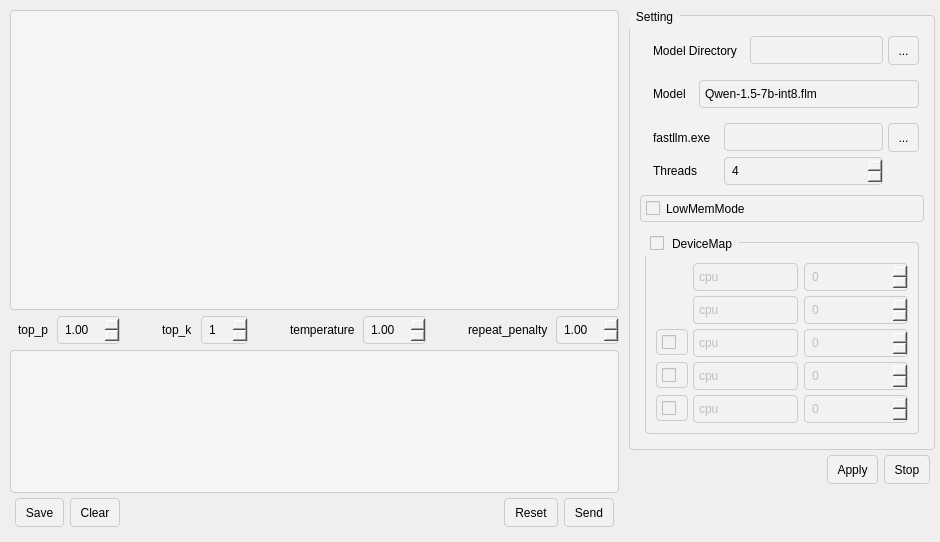
<?xml version="1.0" encoding="UTF-8"?>
<ui version="4.0">
 <class>QuiClass</class>
 <widget class="QWidget" name="QuiClass">
  <property name="geometry">
   <rect>
    <x>0</x>
    <y>0</y>
    <width>940</width>
    <height>542</height>
   </rect>
  </property>
  <property name="windowTitle">
   <string>Qui</string>
  </property>
  <property name="styleSheet">
   <string notr="true">QTextEdit
{
    background-color: #F5F5F5;
    color: #333333;
    border: 1px solid #CCCCCC;
    border-radius: 4px;
    padding: 4px;
}

QTextEdit:hover 
{
    background-color: #EDEDED;
}

QTextEdit:focus
{
    border: 1px solid #3399FF;
    outline: none;
}



QToolButton 
{
	font: 10pt &quot;Microsoft YaHei UI&quot;;
    background-color: #f2f2f2;
    border: 1px solid #cccccc;
    border-radius: 4px;
    padding: 5px;
}

QToolButton:hover 
{
    background-color: #e6e6e6;
}

QToolButton:pressed 
{
    background-color: #d9d9d9;
}

QGroupBox 
{
    border: 1px solid #cccccc;
    border-radius: 4px;
    margin-top: 10px;
}
QGroupBox:title 
{
    subcontrol-origin: margin;
    subcontrol-position: top left;
    padding: 5px;
    font-weight: bold;
}

QComboBox:drop-down
{
    border-style:none
}

QComboBox
{
    background-color: #f2f2f2;
    border: 1px solid #cccccc;
	font: 10pt &quot;Microsoft YaHei UI&quot;;
}

QComboBox 
{
    background-color: #f2f2f2;
    border: 1px solid #cccccc;
    border-radius: 4px;
    padding: 5px;
	font: 10pt &quot;Microsoft YaHei UI&quot;;
}

QGroupBox 
{
    background-color: #f2f2f2;
    border: 1px solid #cccccc;
    border-radius: 4px;
    padding: 10px;
	font: 10pt &quot;Microsoft YaHei UI&quot;;
}

QCheckBox 
{
    background-color: #f2f2f2;
    border: 1px solid #cccccc;
    border-radius: 4px;
    padding: 5px;
	font: 10pt &quot;Microsoft YaHei UI&quot;;
}

QSpinBox 
{
    background-color: #f2f2f2;
    border: 1px solid #cccccc;
    border-radius: 4px;
    padding: 5px;
	font: 10pt &quot;Microsoft YaHei UI&quot;;
}

QLabel
{
    padding: 5px;
	font: 10pt &quot;Microsoft YaHei UI&quot;;
}

QDoubleSpinBox
{
    background-color: #f2f2f2;
    border: 1px solid #cccccc;
    border-radius: 4px;
    padding: 5px;
	font: 10pt &quot;Microsoft YaHei UI&quot;;
}

QLineEdit
{
    background-color: #f2f2f2;
    border: 1px solid #cccccc;
    border-radius: 4px;
    padding: 5px;
	font: 10pt &quot;Microsoft YaHei UI&quot;;
}</string>
  </property>
  <layout class="QHBoxLayout" name="horizontalLayout_3">
   <property name="spacing">
    <number>5</number>
   </property>
   <property name="leftMargin">
    <number>5</number>
   </property>
   <property name="topMargin">
    <number>5</number>
   </property>
   <property name="rightMargin">
    <number>5</number>
   </property>
   <property name="bottomMargin">
    <number>5</number>
   </property>
   <item>
    <layout class="QVBoxLayout" name="verticalLayout_3">
     <property name="leftMargin">
      <number>5</number>
     </property>
     <property name="topMargin">
      <number>5</number>
     </property>
     <property name="rightMargin">
      <number>5</number>
     </property>
     <property name="bottomMargin">
      <number>5</number>
     </property>
     <item>
      <widget class="QTextEdit" name="textEditAI">
       <property name="minimumSize">
        <size>
         <width>600</width>
         <height>300</height>
        </size>
       </property>
       <property name="styleSheet">
        <string notr="true">font: 700 11pt &quot;Microsoft YaHei UI&quot;;</string>
       </property>
      </widget>
     </item>
     <item>
      <layout class="QGridLayout" name="gridLayout">
       <property name="leftMargin">
        <number>0</number>
       </property>
       <property name="topMargin">
        <number>0</number>
       </property>
       <property name="rightMargin">
        <number>0</number>
       </property>
       <property name="bottomMargin">
        <number>0</number>
       </property>
       <property name="spacing">
        <number>0</number>
       </property>
       <item row="0" column="3">
        <widget class="QLabel" name="label_5">
         <property name="text">
          <string>top_k</string>
         </property>
        </widget>
       </item>
       <item row="0" column="10">
        <widget class="QDoubleSpinBox" name="sbRepeatPenalty">
         <property name="value">
          <double>1.000000000000000</double>
         </property>
        </widget>
       </item>
       <item row="0" column="0">
        <widget class="QLabel" name="label_4">
         <property name="text">
          <string>top_p</string>
         </property>
        </widget>
       </item>
       <item row="0" column="2">
        <spacer name="horizontalSpacer">
         <property name="orientation">
          <enum>Qt::Horizontal</enum>
         </property>
         <property name="sizeHint" stdset="0">
          <size>
           <width>40</width>
           <height>20</height>
          </size>
         </property>
        </spacer>
       </item>
       <item row="0" column="9">
        <widget class="QLabel" name="label_7">
         <property name="text">
          <string>repeat_penalty</string>
         </property>
        </widget>
       </item>
       <item row="0" column="7">
        <widget class="QDoubleSpinBox" name="sbTemperature">
         <property name="value">
          <double>1.000000000000000</double>
         </property>
        </widget>
       </item>
       <item row="0" column="5">
        <spacer name="horizontalSpacer_3">
         <property name="orientation">
          <enum>Qt::Horizontal</enum>
         </property>
         <property name="sizeHint" stdset="0">
          <size>
           <width>40</width>
           <height>20</height>
          </size>
         </property>
        </spacer>
       </item>
       <item row="0" column="6">
        <widget class="QLabel" name="label_6">
         <property name="text">
          <string>temperature</string>
         </property>
        </widget>
       </item>
       <item row="0" column="1">
        <widget class="QDoubleSpinBox" name="sbTopP">
         <property name="value">
          <double>1.000000000000000</double>
         </property>
        </widget>
       </item>
       <item row="0" column="8">
        <spacer name="horizontalSpacer_4">
         <property name="orientation">
          <enum>Qt::Horizontal</enum>
         </property>
         <property name="sizeHint" stdset="0">
          <size>
           <width>40</width>
           <height>20</height>
          </size>
         </property>
        </spacer>
       </item>
       <item row="0" column="4">
        <widget class="QSpinBox" name="sbTopK">
         <property name="value">
          <number>1</number>
         </property>
        </widget>
       </item>
      </layout>
     </item>
     <item>
      <layout class="QVBoxLayout" name="verticalLayout_2">
       <property name="spacing">
        <number>0</number>
       </property>
       <property name="leftMargin">
        <number>0</number>
       </property>
       <property name="topMargin">
        <number>0</number>
       </property>
       <property name="rightMargin">
        <number>0</number>
       </property>
       <property name="bottomMargin">
        <number>0</number>
       </property>
       <item>
        <widget class="QTextEdit" name="textEditUser">
         <property name="minimumSize">
          <size>
           <width>0</width>
           <height>0</height>
          </size>
         </property>
         <property name="maximumSize">
          <size>
           <width>16777215</width>
           <height>200</height>
          </size>
         </property>
         <property name="styleSheet">
          <string notr="true">	font: 700 11pt &quot;Microsoft YaHei UI&quot;;</string>
         </property>
        </widget>
       </item>
       <item>
        <layout class="QHBoxLayout" name="horizontalLayout_2">
         <property name="leftMargin">
          <number>5</number>
         </property>
         <property name="topMargin">
          <number>5</number>
         </property>
         <property name="rightMargin">
          <number>5</number>
         </property>
         <property name="bottomMargin">
          <number>5</number>
         </property>
         <item>
          <widget class="QToolButton" name="btnWriteFile">
           <property name="sizePolicy">
            <sizepolicy hsizetype="Preferred" vsizetype="Fixed">
             <horstretch>0</horstretch>
             <verstretch>0</verstretch>
            </sizepolicy>
           </property>
           <property name="minimumSize">
            <size>
             <width>0</width>
             <height>0</height>
            </size>
           </property>
           <property name="text">
            <string>Save</string>
           </property>
           <property name="iconSize">
            <size>
             <width>32</width>
             <height>32</height>
            </size>
           </property>
          </widget>
         </item>
         <item>
          <widget class="QToolButton" name="btnClear">
           <property name="sizePolicy">
            <sizepolicy hsizetype="Preferred" vsizetype="Fixed">
             <horstretch>0</horstretch>
             <verstretch>0</verstretch>
            </sizepolicy>
           </property>
           <property name="text">
            <string>Clear</string>
           </property>
           <property name="iconSize">
            <size>
             <width>32</width>
             <height>32</height>
            </size>
           </property>
          </widget>
         </item>
         <item>
          <spacer name="horizontalSpacer_2">
           <property name="orientation">
            <enum>Qt::Horizontal</enum>
           </property>
           <property name="sizeHint" stdset="0">
            <size>
             <width>40</width>
             <height>20</height>
            </size>
           </property>
          </spacer>
         </item>
         <item>
          <widget class="QToolButton" name="btnReset">
           <property name="text">
            <string>Reset</string>
           </property>
          </widget>
         </item>
         <item>
          <widget class="QToolButton" name="btnSend">
           <property name="sizePolicy">
            <sizepolicy hsizetype="Preferred" vsizetype="Fixed">
             <horstretch>0</horstretch>
             <verstretch>0</verstretch>
            </sizepolicy>
           </property>
           <property name="text">
            <string>Send</string>
           </property>
           <property name="iconSize">
            <size>
             <width>32</width>
             <height>32</height>
            </size>
           </property>
          </widget>
         </item>
        </layout>
       </item>
      </layout>
     </item>
    </layout>
   </item>
   <item>
    <layout class="QVBoxLayout" name="verticalLayout_4">
     <property name="spacing">
      <number>0</number>
     </property>
     <property name="leftMargin">
      <number>0</number>
     </property>
     <property name="topMargin">
      <number>0</number>
     </property>
     <property name="rightMargin">
      <number>0</number>
     </property>
     <property name="bottomMargin">
      <number>0</number>
     </property>
     <item>
      <widget class="QGroupBox" name="gbSetting">
       <property name="title">
        <string>Setting</string>
       </property>
       <layout class="QVBoxLayout" name="verticalLayout">
        <property name="spacing">
         <number>5</number>
        </property>
        <property name="leftMargin">
         <number>0</number>
        </property>
        <property name="topMargin">
         <number>5</number>
        </property>
        <property name="rightMargin">
         <number>0</number>
        </property>
        <property name="bottomMargin">
         <number>0</number>
        </property>
        <item>
         <layout class="QGridLayout" name="gridLayout_5">
          <property name="leftMargin">
           <number>5</number>
          </property>
          <property name="topMargin">
           <number>5</number>
          </property>
          <property name="rightMargin">
           <number>5</number>
          </property>
          <property name="bottomMargin">
           <number>5</number>
          </property>
          <property name="spacing">
           <number>5</number>
          </property>
          <item row="0" column="0">
           <widget class="QLabel" name="label_8">
            <property name="text">
             <string>Model Directory</string>
            </property>
           </widget>
          </item>
          <item row="0" column="1">
           <widget class="QLineEdit" name="edPathModel"/>
          </item>
          <item row="0" column="2">
           <widget class="QToolButton" name="btnPathModel">
            <property name="text">
             <string>...</string>
            </property>
           </widget>
          </item>
         </layout>
        </item>
        <item>
         <layout class="QGridLayout" name="gridLayout_3">
          <property name="leftMargin">
           <number>5</number>
          </property>
          <property name="topMargin">
           <number>5</number>
          </property>
          <property name="rightMargin">
           <number>5</number>
          </property>
          <property name="bottomMargin">
           <number>5</number>
          </property>
          <property name="spacing">
           <number>5</number>
          </property>
          <item row="0" column="0">
           <widget class="QLabel" name="label">
            <property name="text">
             <string>Model</string>
            </property>
           </widget>
          </item>
          <item row="0" column="1">
           <widget class="QComboBox" name="cbModelList">
            <property name="minimumSize">
             <size>
              <width>220</width>
              <height>0</height>
             </size>
            </property>
            <property name="mouseTracking">
             <bool>false</bool>
            </property>
            <property name="iconSize">
             <size>
              <width>16</width>
              <height>16</height>
             </size>
            </property>
            <property name="frame">
             <bool>true</bool>
            </property>
            <item>
             <property name="text">
              <string>Qwen-1.5-7b-int8.flm</string>
             </property>
            </item>
            <item>
             <property name="text">
              <string>Qwen-1.5-4b-int8.flm</string>
             </property>
            </item>
            <item>
             <property name="text">
              <string>deepseek_coder-6.7b-ins-int8.flm</string>
             </property>
            </item>
            <item>
             <property name="text">
              <string>chatglm2-6b-int8.flm</string>
             </property>
            </item>
           </widget>
          </item>
         </layout>
        </item>
        <item>
         <layout class="QGridLayout" name="gridLayout_2">
          <property name="leftMargin">
           <number>5</number>
          </property>
          <property name="topMargin">
           <number>5</number>
          </property>
          <property name="rightMargin">
           <number>5</number>
          </property>
          <property name="bottomMargin">
           <number>5</number>
          </property>
          <property name="spacing">
           <number>5</number>
          </property>
          <item row="0" column="0">
           <widget class="QLabel" name="label_9">
            <property name="text">
             <string>fastllm.exe</string>
            </property>
           </widget>
          </item>
          <item row="0" column="2">
           <widget class="QToolButton" name="toolButton">
            <property name="text">
             <string>...</string>
            </property>
           </widget>
          </item>
          <item row="0" column="1">
           <widget class="QLineEdit" name="edPathFlm"/>
          </item>
          <item row="1" column="0">
           <widget class="QLabel" name="label_2">
            <property name="text">
             <string>Threads</string>
            </property>
           </widget>
          </item>
          <item row="1" column="1">
           <widget class="QSpinBox" name="sbThreads">
            <property name="minimum">
             <number>1</number>
            </property>
            <property name="maximum">
             <number>128</number>
            </property>
            <property name="value">
             <number>4</number>
            </property>
           </widget>
          </item>
         </layout>
        </item>
        <item>
         <widget class="QCheckBox" name="cbLow">
          <property name="text">
           <string>LowMemMode</string>
          </property>
         </widget>
        </item>
        <item>
         <layout class="QHBoxLayout" name="horizontalLayout_9">
          <property name="leftMargin">
           <number>5</number>
          </property>
          <property name="topMargin">
           <number>5</number>
          </property>
          <property name="rightMargin">
           <number>5</number>
          </property>
          <property name="bottomMargin">
           <number>5</number>
          </property>
          <item>
           <widget class="QGroupBox" name="gbDeviceMap">
            <property name="title">
             <string>DeviceMap</string>
            </property>
            <property name="alignment">
             <set>Qt::AlignLeading|Qt::AlignLeft|Qt::AlignVCenter</set>
            </property>
            <property name="checkable">
             <bool>true</bool>
            </property>
            <property name="checked">
             <bool>false</bool>
            </property>
            <layout class="QFormLayout" name="formLayout">
             <property name="formAlignment">
              <set>Qt::AlignLeading|Qt::AlignLeft|Qt::AlignVCenter</set>
             </property>
             <property name="horizontalSpacing">
              <number>5</number>
             </property>
             <property name="verticalSpacing">
              <number>5</number>
             </property>
             <property name="leftMargin">
              <number>0</number>
             </property>
             <property name="topMargin">
              <number>10</number>
             </property>
             <property name="rightMargin">
              <number>0</number>
             </property>
             <property name="bottomMargin">
              <number>0</number>
             </property>
             <item row="5" column="0">
              <widget class="QCheckBox" name="ckDev2">
               <property name="text">
                <string/>
               </property>
              </widget>
             </item>
             <item row="6" column="0">
              <widget class="QCheckBox" name="ckDev3">
               <property name="text">
                <string/>
               </property>
              </widget>
             </item>
             <item row="7" column="0">
              <widget class="QCheckBox" name="ckDev4">
               <property name="text">
                <string/>
               </property>
              </widget>
             </item>
             <item row="3" column="1">
              <layout class="QHBoxLayout" name="horizontalLayout_4">
               <item>
                <widget class="QComboBox" name="cbDev0">
                 <item>
                  <property name="text">
                   <string>cpu</string>
                  </property>
                 </item>
                 <item>
                  <property name="text">
                   <string>cuda:0</string>
                  </property>
                 </item>
                 <item>
                  <property name="text">
                   <string>cuda:1</string>
                  </property>
                 </item>
                 <item>
                  <property name="text">
                   <string>cuda:2</string>
                  </property>
                 </item>
                 <item>
                  <property name="text">
                   <string>cuda:3</string>
                  </property>
                 </item>
                </widget>
               </item>
               <item>
                <widget class="QSpinBox" name="sbDev0"/>
               </item>
              </layout>
             </item>
             <item row="4" column="1">
              <layout class="QHBoxLayout" name="horizontalLayout_5">
               <item>
                <widget class="QComboBox" name="cbDev1">
                 <item>
                  <property name="text">
                   <string>cpu</string>
                  </property>
                 </item>
                 <item>
                  <property name="text">
                   <string>cuda:0</string>
                  </property>
                 </item>
                 <item>
                  <property name="text">
                   <string>cuda:1</string>
                  </property>
                 </item>
                 <item>
                  <property name="text">
                   <string>cuda:2</string>
                  </property>
                 </item>
                 <item>
                  <property name="text">
                   <string>cuda:3</string>
                  </property>
                 </item>
                </widget>
               </item>
               <item>
                <widget class="QSpinBox" name="sbDev1"/>
               </item>
              </layout>
             </item>
             <item row="5" column="1">
              <layout class="QHBoxLayout" name="horizontalLayout_6">
               <item>
                <widget class="QComboBox" name="cbDev2">
                 <item>
                  <property name="text">
                   <string>cpu</string>
                  </property>
                 </item>
                 <item>
                  <property name="text">
                   <string>cuda:0</string>
                  </property>
                 </item>
                 <item>
                  <property name="text">
                   <string>cuda:1</string>
                  </property>
                 </item>
                 <item>
                  <property name="text">
                   <string>cuda:2</string>
                  </property>
                 </item>
                 <item>
                  <property name="text">
                   <string>cuda:3</string>
                  </property>
                 </item>
                </widget>
               </item>
               <item>
                <widget class="QSpinBox" name="sbDev2"/>
               </item>
              </layout>
             </item>
             <item row="6" column="1">
              <layout class="QHBoxLayout" name="horizontalLayout_7">
               <item>
                <widget class="QComboBox" name="cbDev3">
                 <item>
                  <property name="text">
                   <string>cpu</string>
                  </property>
                 </item>
                 <item>
                  <property name="text">
                   <string>cuda:0</string>
                  </property>
                 </item>
                 <item>
                  <property name="text">
                   <string>cuda:1</string>
                  </property>
                 </item>
                 <item>
                  <property name="text">
                   <string>cuda:2</string>
                  </property>
                 </item>
                 <item>
                  <property name="text">
                   <string>cuda:3</string>
                  </property>
                 </item>
                </widget>
               </item>
               <item>
                <widget class="QSpinBox" name="sbDev3"/>
               </item>
              </layout>
             </item>
             <item row="7" column="1">
              <layout class="QHBoxLayout" name="horizontalLayout_8">
               <item>
                <widget class="QComboBox" name="cbDev4">
                 <item>
                  <property name="text">
                   <string>cpu</string>
                  </property>
                 </item>
                 <item>
                  <property name="text">
                   <string>cuda:0</string>
                  </property>
                 </item>
                 <item>
                  <property name="text">
                   <string>cuda:1</string>
                  </property>
                 </item>
                 <item>
                  <property name="text">
                   <string>cuda:2</string>
                  </property>
                 </item>
                 <item>
                  <property name="text">
                   <string>cuda:3</string>
                  </property>
                 </item>
                </widget>
               </item>
               <item>
                <widget class="QSpinBox" name="sbDev4"/>
               </item>
              </layout>
             </item>
            </layout>
           </widget>
          </item>
         </layout>
        </item>
       </layout>
      </widget>
     </item>
     <item>
      <layout class="QHBoxLayout" name="horizontalLayout">
       <property name="sizeConstraint">
        <enum>QLayout::SetDefaultConstraint</enum>
       </property>
       <property name="leftMargin">
        <number>5</number>
       </property>
       <property name="topMargin">
        <number>5</number>
       </property>
       <property name="rightMargin">
        <number>5</number>
       </property>
       <property name="bottomMargin">
        <number>5</number>
       </property>
       <item>
        <widget class="QLabel" name="label_3">
         <property name="text">
          <string/>
         </property>
        </widget>
       </item>
       <item>
        <widget class="QToolButton" name="btnApplyModel">
         <property name="text">
          <string>Apply</string>
         </property>
        </widget>
       </item>
       <item>
        <widget class="QToolButton" name="btnStopModel">
         <property name="text">
          <string>Stop</string>
         </property>
        </widget>
       </item>
      </layout>
     </item>
     <item>
      <spacer name="verticalSpacer">
       <property name="orientation">
        <enum>Qt::Vertical</enum>
       </property>
       <property name="sizeHint" stdset="0">
        <size>
         <width>20</width>
         <height>40</height>
        </size>
       </property>
      </spacer>
     </item>
    </layout>
   </item>
  </layout>
 </widget>
 <layoutdefault spacing="6" margin="11"/>
 <resources/>
 <connections>
  <connection>
   <sender>btnClear</sender>
   <signal>clicked()</signal>
   <receiver>QuiClass</receiver>
   <slot>clearChat()</slot>
   <hints>
    <hint type="sourcelabel">
     <x>127</x>
     <y>560</y>
    </hint>
    <hint type="destinationlabel">
     <x>837</x>
     <y>274</y>
    </hint>
   </hints>
  </connection>
  <connection>
   <sender>btnWriteFile</sender>
   <signal>clicked()</signal>
   <receiver>QuiClass</receiver>
   <slot>wirteToFile()</slot>
   <hints>
    <hint type="sourcelabel">
     <x>67</x>
     <y>560</y>
    </hint>
    <hint type="destinationlabel">
     <x>939</x>
     <y>411</y>
    </hint>
   </hints>
  </connection>
  <connection>
   <sender>btnSend</sender>
   <signal>clicked()</signal>
   <receiver>QuiClass</receiver>
   <slot>sendAI()</slot>
   <hints>
    <hint type="sourcelabel">
     <x>603</x>
     <y>527</y>
    </hint>
    <hint type="destinationlabel">
     <x>939</x>
     <y>438</y>
    </hint>
   </hints>
  </connection>
  <connection>
   <sender>btnApplyModel</sender>
   <signal>clicked()</signal>
   <receiver>QuiClass</receiver>
   <slot>runModelWithSetting()</slot>
   <hints>
    <hint type="sourcelabel">
     <x>870</x>
     <y>565</y>
    </hint>
    <hint type="destinationlabel">
     <x>474</x>
     <y>259</y>
    </hint>
   </hints>
  </connection>
  <connection>
   <sender>btnPathModel</sender>
   <signal>clicked()</signal>
   <receiver>QuiClass</receiver>
   <slot>onPathSelectModel()</slot>
   <hints>
    <hint type="sourcelabel">
     <x>917</x>
     <y>70</y>
    </hint>
    <hint type="destinationlabel">
     <x>939</x>
     <y>168</y>
    </hint>
   </hints>
  </connection>
  <connection>
   <sender>toolButton</sender>
   <signal>clicked()</signal>
   <receiver>QuiClass</receiver>
   <slot>onPathSelectFlm()</slot>
   <hints>
    <hint type="sourcelabel">
     <x>917</x>
     <y>167</y>
    </hint>
    <hint type="destinationlabel">
     <x>939</x>
     <y>138</y>
    </hint>
   </hints>
  </connection>
  <connection>
   <sender>btnStopModel</sender>
   <signal>clicked()</signal>
   <receiver>QuiClass</receiver>
   <slot>stopModelRuning()</slot>
   <hints>
    <hint type="sourcelabel">
     <x>928</x>
     <y>565</y>
    </hint>
    <hint type="destinationlabel">
     <x>939</x>
     <y>369</y>
    </hint>
   </hints>
  </connection>
  <connection>
   <sender>ckDev2</sender>
   <signal>clicked()</signal>
   <receiver>QuiClass</receiver>
   <slot>onDeviceCheck()</slot>
   <hints>
    <hint type="sourcelabel">
     <x>678</x>
     <y>409</y>
    </hint>
    <hint type="destinationlabel">
     <x>505</x>
     <y>271</y>
    </hint>
   </hints>
  </connection>
  <connection>
   <sender>ckDev3</sender>
   <signal>clicked()</signal>
   <receiver>QuiClass</receiver>
   <slot>onDeviceCheck()</slot>
   <hints>
    <hint type="sourcelabel">
     <x>678</x>
     <y>449</y>
    </hint>
    <hint type="destinationlabel">
     <x>505</x>
     <y>271</y>
    </hint>
   </hints>
  </connection>
  <connection>
   <sender>ckDev4</sender>
   <signal>clicked()</signal>
   <receiver>QuiClass</receiver>
   <slot>onDeviceCheck()</slot>
   <hints>
    <hint type="sourcelabel">
     <x>678</x>
     <y>489</y>
    </hint>
    <hint type="destinationlabel">
     <x>505</x>
     <y>271</y>
    </hint>
   </hints>
  </connection>
  <connection>
   <sender>gbDeviceMap</sender>
   <signal>clicked()</signal>
   <receiver>QuiClass</receiver>
   <slot>onDeviceCheck()</slot>
   <hints>
    <hint type="sourcelabel">
     <x>812</x>
     <y>306</y>
    </hint>
    <hint type="destinationlabel">
     <x>505</x>
     <y>271</y>
    </hint>
   </hints>
  </connection>
  <connection>
   <sender>btnReset</sender>
   <signal>clicked()</signal>
   <receiver>QuiClass</receiver>
   <slot>onReset()</slot>
   <hints>
    <hint type="sourcelabel">
     <x>505</x>
     <y>547</y>
    </hint>
    <hint type="destinationlabel">
     <x>334</x>
     <y>657</y>
    </hint>
   </hints>
  </connection>
 </connections>
 <slots>
  <slot>clearChat()</slot>
  <slot>wirteToFile()</slot>
  <slot>sendAI()</slot>
  <slot>runModelWithSetting()</slot>
  <slot>onPathSelectModel()</slot>
  <slot>onPathSelectFlm()</slot>
  <slot>stopModelRuning()</slot>
  <slot>onDeviceCheck()</slot>
  <slot>onReset()</slot>
 </slots>
</ui>
